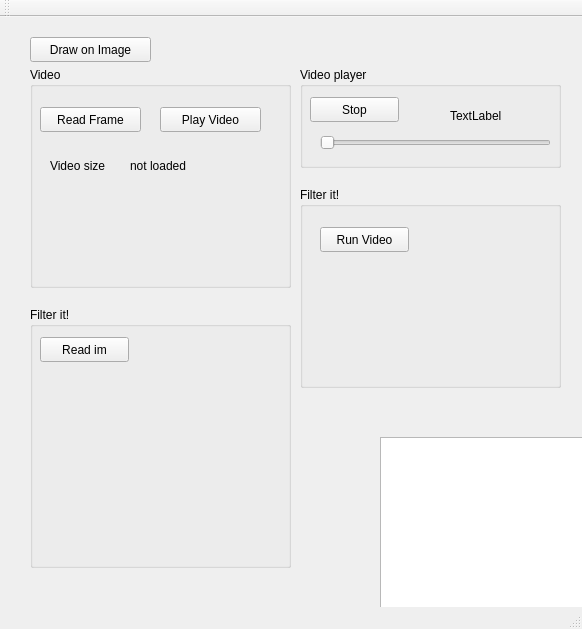
<?xml version="1.0" encoding="UTF-8"?>
<ui version="4.0">
 <class>MainWindow</class>
 <widget class="QMainWindow" name="MainWindow">
  <property name="geometry">
   <rect>
    <x>0</x>
    <y>0</y>
    <width>582</width>
    <height>629</height>
   </rect>
  </property>
  <property name="windowTitle">
   <string>MainWindow</string>
  </property>
  <widget class="QWidget" name="centralWidget">
   <widget class="QPushButton" name="pushButton_readim">
    <property name="geometry">
     <rect>
      <x>30</x>
      <y>20</y>
      <width>121</width>
      <height>25</height>
     </rect>
    </property>
    <property name="text">
     <string>Draw on Image</string>
    </property>
   </widget>
   <widget class="QGroupBox" name="groupBox">
    <property name="geometry">
     <rect>
      <x>30</x>
      <y>50</y>
      <width>261</width>
      <height>221</height>
     </rect>
    </property>
    <property name="title">
     <string>Video</string>
    </property>
    <widget class="QPushButton" name="pushButton_cam">
     <property name="geometry">
      <rect>
       <x>10</x>
       <y>40</y>
       <width>101</width>
       <height>25</height>
      </rect>
     </property>
     <property name="text">
      <string>Read Frame</string>
     </property>
    </widget>
    <widget class="QLabel" name="label">
     <property name="geometry">
      <rect>
       <x>20</x>
       <y>90</y>
       <width>67</width>
       <height>17</height>
      </rect>
     </property>
     <property name="text">
      <string>Video size</string>
     </property>
    </widget>
    <widget class="QLabel" name="label_videoSize">
     <property name="geometry">
      <rect>
       <x>100</x>
       <y>90</y>
       <width>81</width>
       <height>17</height>
      </rect>
     </property>
     <property name="text">
      <string>not loaded</string>
     </property>
    </widget>
    <widget class="QPushButton" name="pushButton_movieStream">
     <property name="geometry">
      <rect>
       <x>130</x>
       <y>40</y>
       <width>101</width>
       <height>25</height>
      </rect>
     </property>
     <property name="text">
      <string>Play Video</string>
     </property>
    </widget>
   </widget>
   <widget class="QGroupBox" name="groupBox_2">
    <property name="geometry">
     <rect>
      <x>300</x>
      <y>50</y>
      <width>261</width>
      <height>101</height>
     </rect>
    </property>
    <property name="title">
     <string>Video player</string>
    </property>
    <widget class="QSlider" name="horizontalSlider">
     <property name="geometry">
      <rect>
       <x>20</x>
       <y>60</y>
       <width>231</width>
       <height>31</height>
      </rect>
     </property>
     <property name="orientation">
      <enum>Qt::Horizontal</enum>
     </property>
    </widget>
    <widget class="QLabel" name="label_2">
     <property name="geometry">
      <rect>
       <x>150</x>
       <y>40</y>
       <width>67</width>
       <height>17</height>
      </rect>
     </property>
     <property name="text">
      <string>TextLabel</string>
     </property>
    </widget>
    <widget class="QPushButton" name="pushButton">
     <property name="geometry">
      <rect>
       <x>10</x>
       <y>30</y>
       <width>89</width>
       <height>25</height>
      </rect>
     </property>
     <property name="text">
      <string>Stop</string>
     </property>
    </widget>
   </widget>
   <widget class="QGroupBox" name="groupBox_3">
    <property name="geometry">
     <rect>
      <x>300</x>
      <y>170</y>
      <width>261</width>
      <height>201</height>
     </rect>
    </property>
    <property name="title">
     <string>Filter it!</string>
    </property>
    <widget class="QPushButton" name="pushButton_runFilterVideo">
     <property name="geometry">
      <rect>
       <x>20</x>
       <y>40</y>
       <width>89</width>
       <height>25</height>
      </rect>
     </property>
     <property name="text">
      <string>Run Video</string>
     </property>
    </widget>
   </widget>
   <widget class="QGroupBox" name="groupBox_4">
    <property name="geometry">
     <rect>
      <x>30</x>
      <y>290</y>
      <width>261</width>
      <height>261</height>
     </rect>
    </property>
    <property name="title">
     <string>Filter it!</string>
    </property>
    <widget class="QPushButton" name="pushButton_readImtoFilter">
     <property name="geometry">
      <rect>
       <x>10</x>
       <y>30</y>
       <width>89</width>
       <height>25</height>
      </rect>
     </property>
     <property name="text">
      <string>Read im</string>
     </property>
    </widget>
   </widget>
   <widget class="QListWidget" name="listWidget">
    <property name="geometry">
     <rect>
      <x>380</x>
      <y>420</y>
      <width>256</width>
      <height>192</height>
     </rect>
    </property>
   </widget>
  </widget>
  <widget class="QMenuBar" name="menuBar">
   <property name="geometry">
    <rect>
     <x>0</x>
     <y>0</y>
     <width>582</width>
     <height>22</height>
    </rect>
   </property>
  </widget>
  <widget class="QToolBar" name="mainToolBar">
   <attribute name="toolBarArea">
    <enum>TopToolBarArea</enum>
   </attribute>
   <attribute name="toolBarBreak">
    <bool>false</bool>
   </attribute>
  </widget>
  <widget class="QStatusBar" name="statusBar"/>
 </widget>
 <layoutdefault spacing="6" margin="11"/>
 <resources/>
 <connections/>
</ui>
